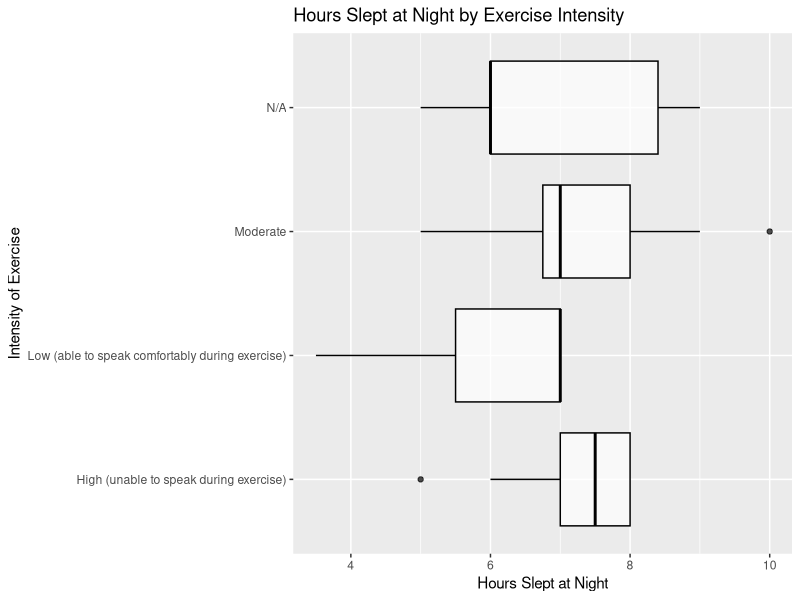
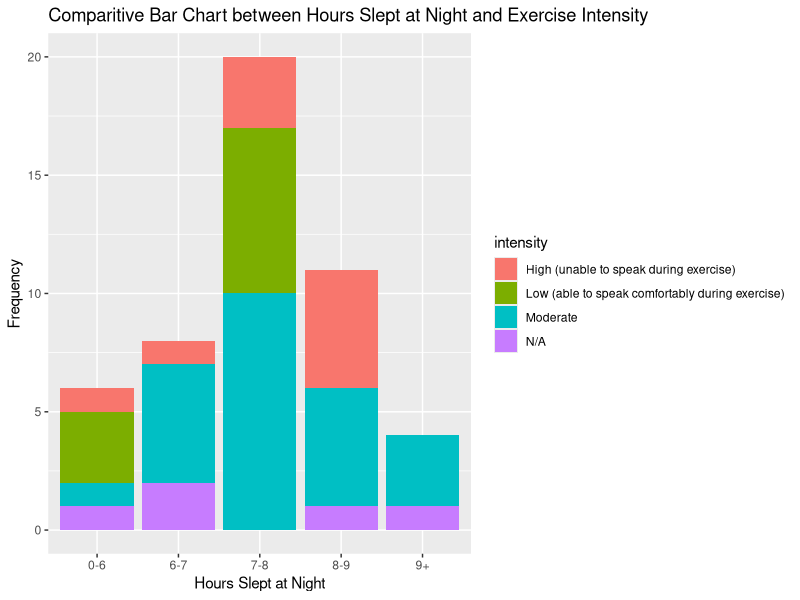

Generate these figures, in order, with R:
## ---- chunk 1
data = read.csv("Untitled form.csv")

#changing columns


new_name = c("timestamp", "commute", "exercise", "intensity", "employment", "workingHours", "gender", "sleep", "screenTime")
colnames(data) = new_name

library(tidyverse)

ggplot(data, aes(sleep ,intensity)) + 
  geom_boxplot(alpha = 0.7, color = "black")+    
  labs(title = "Hours Slept at Night by Exercise Intensity",
       x = "Hours Slept at Night",
       y = "Intensity of Exercise") 


data$sleep_binned = cut(data$sleep, breaks = c(0, 6, 7, 8, 9, Inf), 
                         labels = c("0-6", "6-7", "7-8", "8-9", "9+"), 
                         include.lowest = TRUE, right = FALSE)

ggplot(data , aes(sleep_binned, fill = intensity)) +
  geom_bar(position = "stack")+ 
    labs(title = "Comparitive Bar Chart between Hours Slept at Night and Exercise Intensity",
       x = "Hours Slept at Night",
       y = "Frequency")

